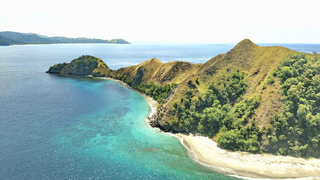
#> input picture TugasKelompok_PCD/gambar.png, 320 x 180 px
$ python GaussianLowpassFilter.py
#> lines starting #> are read from the running program, lines starting #| are printed output that depends on the picture
import cv2
import numpy as np
from matplotlib import pyplot as plt

# Membaca citra
img = cv2.imread('gambar.png', 0)
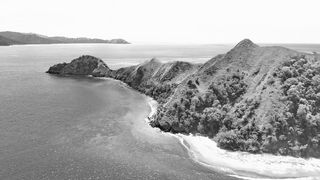
#> img: shape (180, 320); min 1, max 255, mean 171.3

# Menentukan ukuran filter dan sigma
ksize = 25
sigma = 5

# Membuat kernel Gaussian
kernel = cv2.getGaussianKernel(ksize, sigma)

# Menghitung filter 2D dengan kernel Gaussian
kernel_2d = np.outer(kernel, kernel.transpose())
filtered_img = cv2.filter2D(img, -1, kernel_2d)
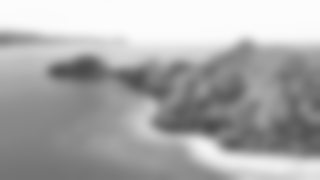
#> filtered_img: shape (180, 320); min 75, max 252, mean 171.3

# Menampilkan hasil
plt.subplot(121), plt.imshow(img, cmap='gray')
plt.title('Input Image'), plt.xticks([]), plt.yticks([])
plt.subplot(122), plt.imshow(filtered_img, cmap='gray')
plt.title('Gaussian Filtered Image'), plt.xticks([]), plt.yticks([])
plt.show()
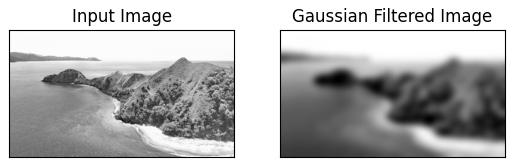
#> figure drawn by matplotlib, 2 panels
